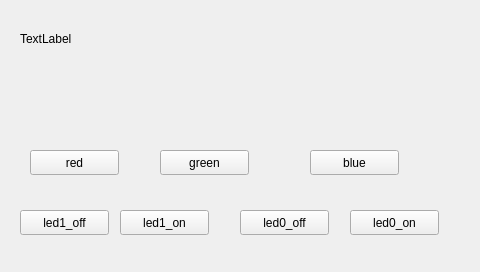
<?xml version="1.0" encoding="UTF-8"?>
<ui version="4.0">
 <class>Widget</class>
 <widget class="QWidget" name="Widget">
  <property name="geometry">
   <rect>
    <x>0</x>
    <y>0</y>
    <width>480</width>
    <height>272</height>
   </rect>
  </property>
  <property name="sizePolicy">
   <sizepolicy hsizetype="Preferred" vsizetype="Preferred">
    <horstretch>0</horstretch>
    <verstretch>0</verstretch>
   </sizepolicy>
  </property>
  <property name="sizeIncrement">
   <size>
    <width>480</width>
    <height>272</height>
   </size>
  </property>
  <property name="windowTitle">
   <string>Widget</string>
  </property>
  <widget class="QPushButton" name="pushButton">
   <property name="geometry">
    <rect>
     <x>30</x>
     <y>150</y>
     <width>89</width>
     <height>25</height>
    </rect>
   </property>
   <property name="text">
    <string>red</string>
   </property>
  </widget>
  <widget class="QPushButton" name="pushButton_2">
   <property name="geometry">
    <rect>
     <x>160</x>
     <y>150</y>
     <width>89</width>
     <height>25</height>
    </rect>
   </property>
   <property name="text">
    <string>green</string>
   </property>
  </widget>
  <widget class="QPushButton" name="pushButton_3">
   <property name="geometry">
    <rect>
     <x>310</x>
     <y>150</y>
     <width>89</width>
     <height>25</height>
    </rect>
   </property>
   <property name="text">
    <string>blue</string>
   </property>
  </widget>
  <widget class="QPushButton" name="led1_off">
   <property name="geometry">
    <rect>
     <x>20</x>
     <y>210</y>
     <width>89</width>
     <height>25</height>
    </rect>
   </property>
   <property name="text">
    <string>led1_off</string>
   </property>
  </widget>
  <widget class="QPushButton" name="led1_on">
   <property name="geometry">
    <rect>
     <x>120</x>
     <y>210</y>
     <width>89</width>
     <height>25</height>
    </rect>
   </property>
   <property name="text">
    <string>led1_on</string>
   </property>
  </widget>
  <widget class="QPushButton" name="led0_off">
   <property name="geometry">
    <rect>
     <x>240</x>
     <y>210</y>
     <width>89</width>
     <height>25</height>
    </rect>
   </property>
   <property name="text">
    <string>led0_off</string>
   </property>
  </widget>
  <widget class="QPushButton" name="led0_on">
   <property name="geometry">
    <rect>
     <x>350</x>
     <y>210</y>
     <width>89</width>
     <height>25</height>
    </rect>
   </property>
   <property name="text">
    <string>led0_on</string>
   </property>
  </widget>
  <widget class="QLabel" name="label">
   <property name="geometry">
    <rect>
     <x>20</x>
     <y>30</y>
     <width>341</width>
     <height>17</height>
    </rect>
   </property>
   <property name="text">
    <string>TextLabel</string>
   </property>
  </widget>
 </widget>
 <resources/>
 <connections/>
</ui>
